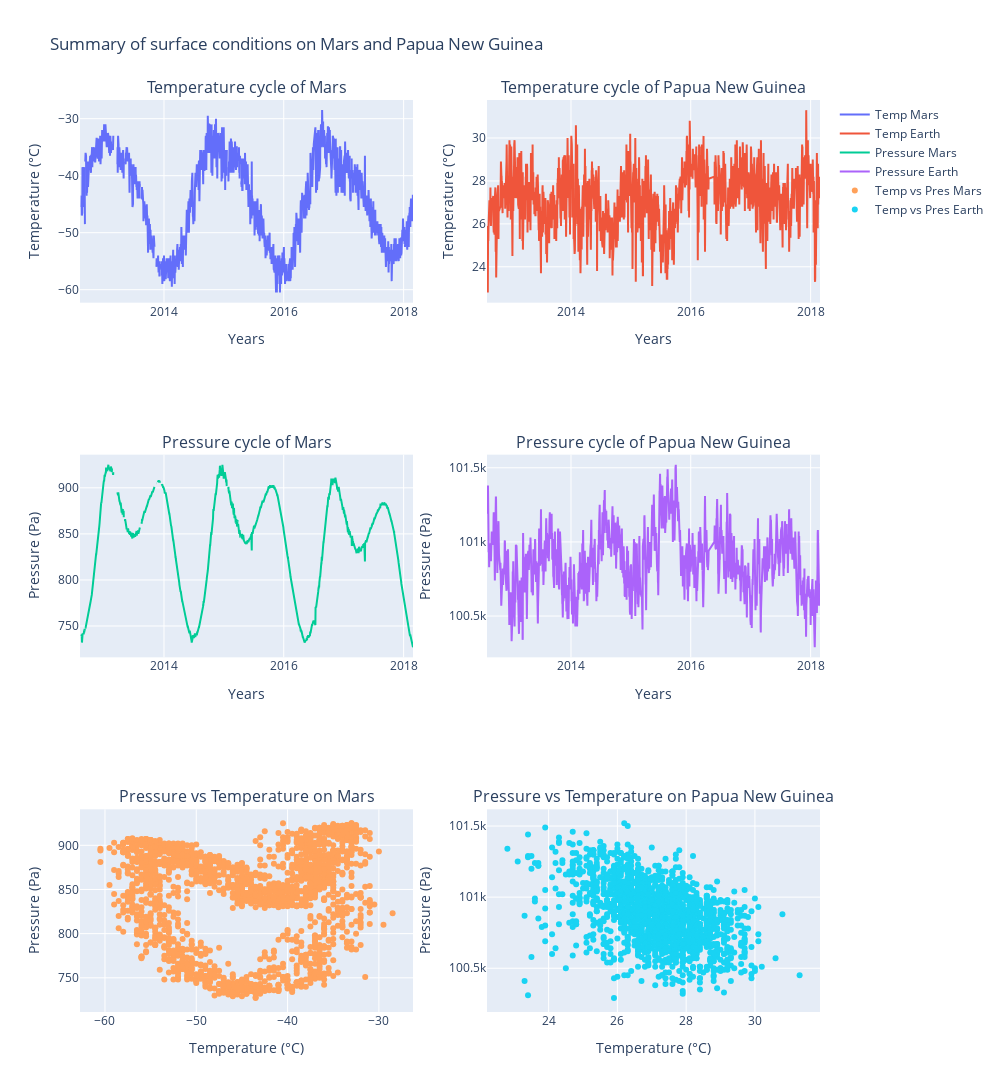

Write notebook code for a chart like this one.
### Markdown cell above
# Evaluating Mars climate

### Code cell
# Prepare subplots grid
cool_plots()

### Figure 1 — Plotly figure (JSON) as saved in the notebook; plotly's stock layout.template omitted (floating-point values rounded to 4 significant figures; data arrays with more than 128 entries replaced by an {"elided": "..."} marker saying what was removed)
{"data": [{"name": "Temp Mars", "type": "scatter", "x": {"elided": "1894 str values"}, "xaxis": "x", "y": {"elided": "1894 float values"}, "yaxis": "y"}, {"name": "Temp Earth", "type": "scatter", "x": {"elided": "1755 str values"}, "xaxis": "x2", "y": {"elided": "1755 float values"}, "yaxis": "y2"}, {"name": "Pressure Mars", "type": "scatter", "x": {"elided": "1894 str values"}, "xaxis": "x3", "y": {"elided": "1894 int values"}, "yaxis": "y3"}, {"name": "Pressure Earth", "type": "scatter", "x": {"elided": "1755 str values"}, "xaxis": "x4", "y": {"elided": "1755 int values"}, "yaxis": "y4"}, {"mode": "markers", "name": "Temp vs Pres Mars", "type": "scatter", "x": {"elided": "1894 float values"}, "xaxis": "x5", "y": {"elided": "1894 int values"}, "yaxis": "y5"}, {"mode": "markers", "name": "Temp vs Pres Earth", "type": "scatter", "x": {"elided": "1755 float values"}, "xaxis": "x6", "y": {"elided": "1755 int values"}, "yaxis": "y6"}], "layout": {"annotations": [{"font": {"size": 16}, "showarrow": false, "text": "Temperature cycle of Mars", "x": 0.225, "xanchor": "center", "xref": "paper", "y": 1, "yanchor": "bottom", "yref": "paper"}, {"font": {"size": 16}, "showarrow": false, "text": "Temperature cycle of Papua New Guinea", "x": 0.775, "xanchor": "center", "xref": "paper", "y": 1, "yanchor": "bottom", "yref": "paper"}, {"font": {"size": 16}, "showarrow": false, "text": "Pressure cycle of Mars", "x": 0.225, "xanchor": "center", "xref": "paper", "y": 0.6111, "yanchor": "bottom", "yref": "paper"}, {"font": {"size": 16}, "showarrow": false, "text": "Pressure cycle of Papua New Guinea", "x": 0.775, "xanchor": "center", "xref": "paper", "y": 0.6111, "yanchor": "bottom", "yref": "paper"}, {"font": {"size": 16}, "showarrow": false, "text": "Pressure vs Temperature on Mars", "x": 0.225, "xanchor": "center", "xref": "paper", "y": 0.2222, "yanchor": "bottom", "yref": "paper"}, {"font": {"size": 16}, "showarrow": false, "text": "Pressure vs Temperature on Papua New Guinea", "x": 0.775, "xanchor": "center", "xref": "paper", "y": 0.2222, "yanchor": "bottom", "yref": "paper"}], "height": 1100, "title": {"text": "Summary of surface conditions on Mars and Papua New Guinea"}, "width": 1000, "xaxis": {"anchor": "y", "domain": [0, 0.45], "title": {"text": "Years"}}, "xaxis2": {"anchor": "y2", "domain": [0.55, 1], "title": {"text": "Years"}}, "xaxis3": {"anchor": "y3", "domain": [0, 0.45], "title": {"text": "Years"}}, "xaxis4": {"anchor": "y4", "domain": [0.55, 1], "title": {"text": "Years"}}, "xaxis5": {"anchor": "y5", "domain": [0, 0.45], "title": {"text": "Temperature (°C)"}}, "xaxis6": {"anchor": "y6", "domain": [0.55, 1], "title": {"text": "Temperature (°C)"}}, "yaxis": {"anchor": "x", "domain": [0.7778, 1], "title": {"text": "Temperature (°C)"}}, "yaxis2": {"anchor": "x2", "domain": [0.7778, 1], "title": {"text": "Temperature (°C)"}}, "yaxis3": {"anchor": "x3", "domain": [0.3889, 0.6111], "title": {"text": "Pressure (Pa)"}}, "yaxis4": {"anchor": "x4", "domain": [0.3889, 0.6111], "title": {"text": "Pressure (Pa)"}}, "yaxis5": {"anchor": "x5", "domain": [0, 0.2222], "title": {"text": "Pressure (Pa)"}}, "yaxis6": {"anchor": "x6", "domain": [0, 0.2222], "title": {"text": "Pressure (Pa)"}}}}
